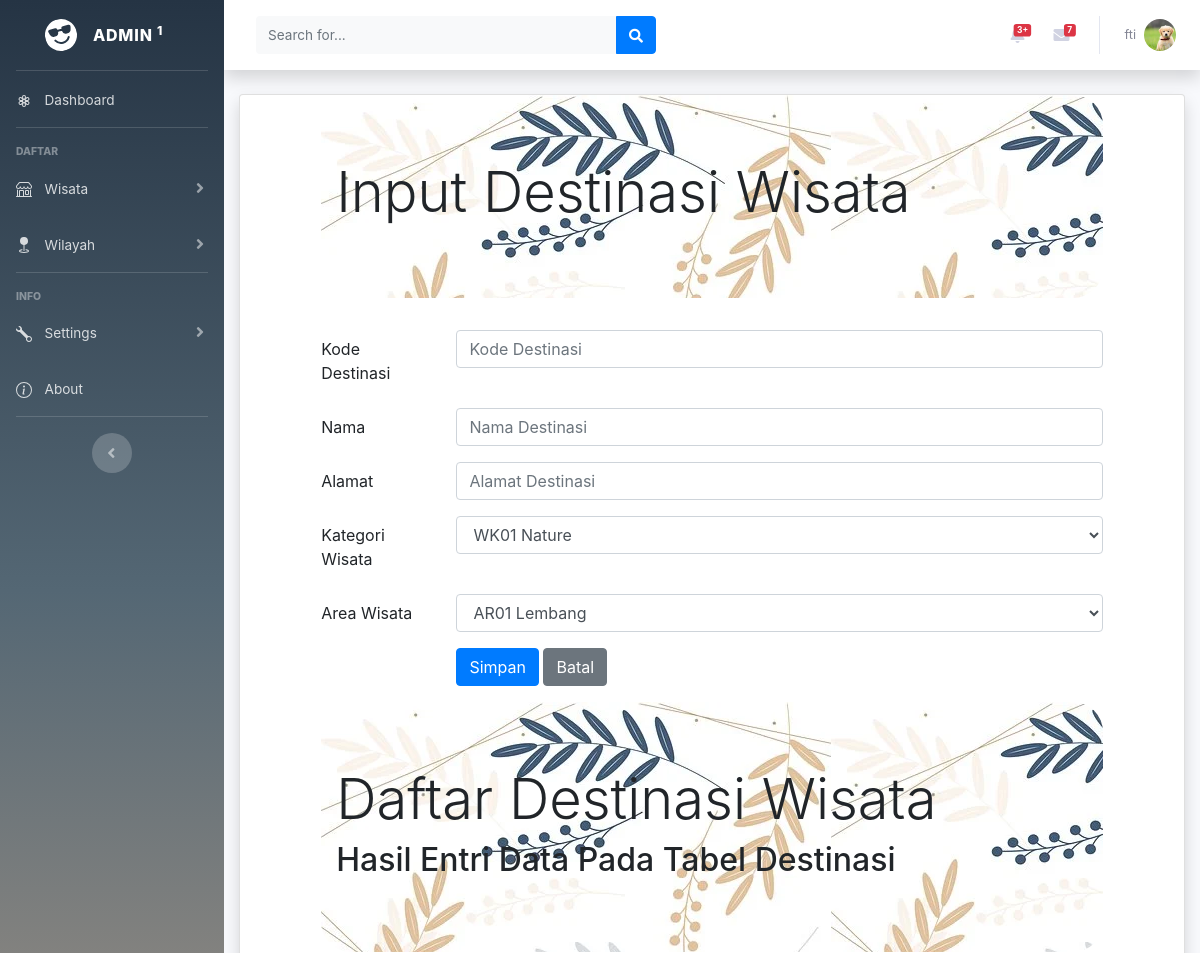
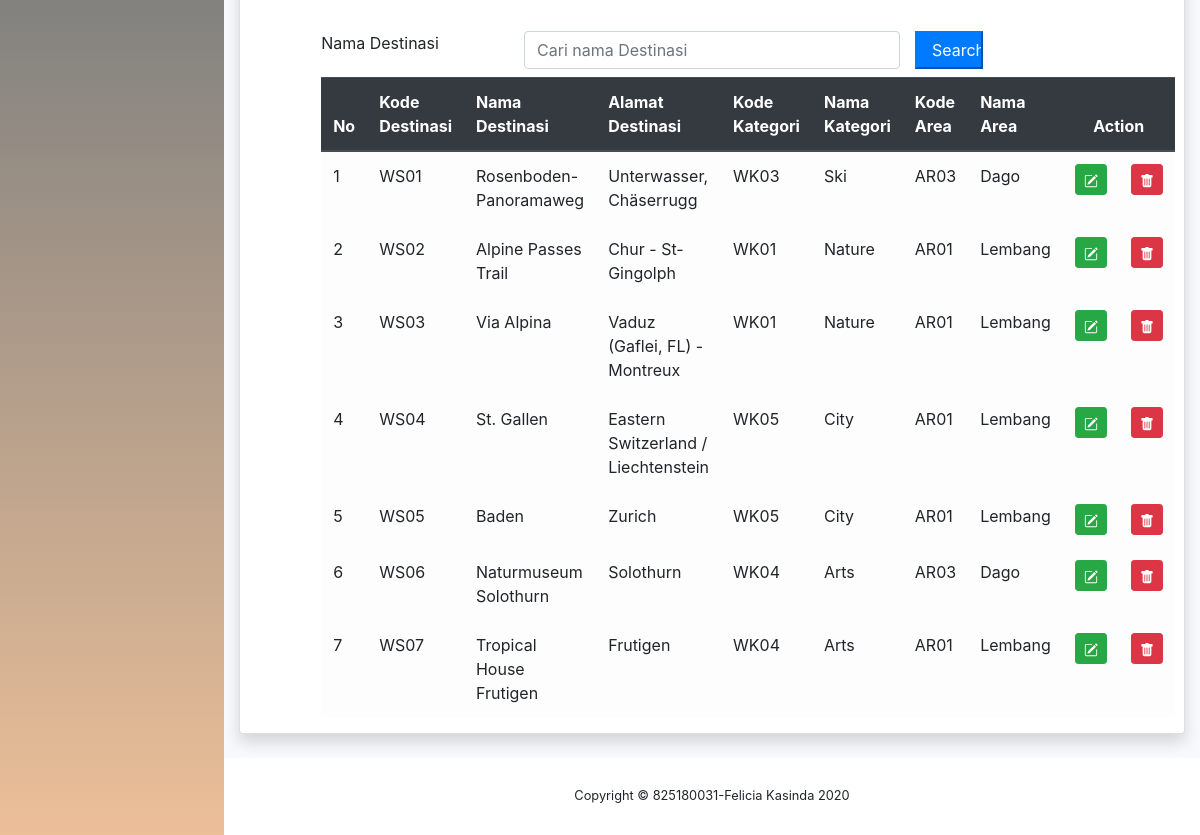
The app's page /DASHBOARD/destinasi.php (signed in) with its own data (2 pictures, top to bottom).
### tables this page shows
CREATE TABLE `destinasi` (
  `destinasiID` char(5) NOT NULL,
  `destinasinama` varchar(35) NOT NULL,
  `destinasialamat` varchar(255) NOT NULL,
  `kategoriID` char(4) NOT NULL,
  `areaID` char(4) NOT NULL
);

CREATE TABLE `kategori` (
  `kategoriID` char(4) NOT NULL,
  `kategorinama` char(30) NOT NULL,
  `kategoriket` varchar(255) NOT NULL,
  `kategorireferensi` char(30) NOT NULL
);

CREATE TABLE `area` (
  `areaID` char(4) NOT NULL,
  `areanama` char(35) NOT NULL,
  `areawilayah` char(35) NOT NULL,
  `areaketerangan` varchar(255) NOT NULL,
  `provinsiID` char(2) NOT NULL
);

### DASHBOARD/destinasi.php (the view, shortened to what this page needs)
<!doctype html>
<html lang="en">
  <head>
  </head>
  <body>
  	<?php include "header.php";?>
  	<div class="container-fluid">
  	<div class="card shadow mb-4">
<?php
  include "includes/config.php";
  		?> <h1>Harus diisi</h1> <?php
  $datakategori = mysqli_query($connection, "SELECT * FROM kategori ORDER BY kategoriID");
  $dataarea = mysqli_query($connection, "SELECT * FROM area ORDER BY areaID");
?>
<html lang="en" >
<head >
	<link rel="stylesheet" type="text/css" href="css/bootstrap.min.css">
	<link rel="stylesheet" type="text/css" href="http://cdnjs.cloudflare.com/ajax/libs/select2/4.0.3/css/select2.min.css">
</head>
	<div class="row">
	<div class="col-sm-1">
    </div>
    <div class="col-sm-10">
    	<div class="jumbotron jumbotron-fluid" style="background: url('img/bck.webp'); border-radius: 30px">
				<div class="container">
					<h1 class="display-4">Input Destinasi Wisata</h1>
				</div>
			</div>
      <form method="POST">
		  <div class="form-group row">
		    <label for="kodedestinasi" class="col-sm-2 col-form-label">Kode Destinasi</label>
		    <div class="col-sm-10">
		      <input type="text" class="form-control" id="kodedestinasi" name="inputkode" placeholder="Kode Destinasi"
		      maxlength="5">
		    </div>
		  </div>
		  <div class="form-group row">
		    <label for="namadestinasi" class="col-sm-2 col-form-label">Nama</label>
		    <div class="col-sm-10">
		      <input type="text" class="form-control" name="inputnama"id="namadestinasi"placeholder="Nama Destinasi">
		    </div>
		  </div>
		  <div class="form-group row">
		    <label for="alamatdestinasi" class="col-sm-2 col-form-label">Alamat</label>
		    <div class="col-sm-10">
		      <input type="text" class="form-control" name="inputalamat"id="alamatdestinasi" placeholder="Alamat Destinasi">
		    </div>
		  </div>
		  <div class="form-group row">
		    <label for="kodekategori" class="col-sm-2 col-form-label">Kategori Wisata</label>
		  <div class="col-sm-10">
		    <select name="kodekategori" class="form-control" id="kodekategori">
			    	<?php while($row = mysqli_fetch_array($datakategori))
			    	{ ?>
				    	<option value="<?php echo $row["kategoriID"]?>">
				    		<?php echo $row["kategoriID"]?>
				    		<?php echo $row["kategorinama"]?>
				    	</option>
			    	<?php } ?>
		    </select>
		    </div>
		  </div>
		  <div class="form-group row">
		    <label for="kodearea" class="col-sm-2 col-form-label">Area Wisata</label>
		  <div class="col-sm-10">
		    <select name ="kodearea" class="form-control" id="kodearea">
		    	<?php while($row = mysqli_fetch_array($dataarea))
		    	{ ?>
			    	<option value="<?php echo $row["areaID"]?>">
			    		<?php echo $row["areaID"]?>
			    		<?php echo $row["areanama"]?>
			    	</option>
		    	<?php } ?>
		    </select>
		    </div>
		  </div>
		  <div class="form-group row">
		    <div class="col-sm-2">
		    </div>
		    <div class="col-sm-10">
		 <input type="submit" class="btn btn-primary" value="Simpan" name="Simpan">
		 <input type="reset" class="btn btn-secondary" value="Batal" name="Batal">
		    </div>
		  </div>
</div>
</div>
	<div class="row">
		<div class="col-sm-1"></div>
		<div class="col-sm-10">
			<div class="jumbotron jumbotron-fluid" style="background: url('img/bck.webp'); border-radius: 30px">
				<div class="container">
					<h1 class="display-4">Daftar Destinasi Wisata</h1>
					<h2>Hasil Entri Data Pada Tabel Destinasi</h2>
				</div>
			</div>
			<form method="POST">
				<div class="form-group row mb-2">
					<label for="search" class="col-sm-3">Nama Destinasi</label>
					<div class="col-sm-6">
						<input type="text" name="search" class="form-control" id="search" placeholder="Cari nama Destinasi" value="<?php if(isset($_POST['search'])) {echo $_POST['search'];}?>">
					</div>
					<input type="submit" name="kirim" class="col-sm-1 btn-primary" value="Search">
				</div>
			</form>
			<table class="table table-hover table-light">
				<thead class="thead-dark">
					<tr>
						<th>No</th>
						<th>Kode Destinasi</th>
						<th>Nama Destinasi</th>
						<th>Alamat Destinasi</th>
						<th>Kode Kategori</th>
						<th>Nama Kategori</th>
						<th>Kode Area</th>
						<th>Nama Area</th>
						<th colspan="2" style="text-align: center">Action</th>
					</tr>
				</thead>
				<tbody>
					<?php
					if (isset($_POST["kirim"]))
					{
						$search = $_POST['search'];
						$query = mysqli_query($connection, "SELECT destinasi.*, kategori.*, area.* FROM destinasi JOIN kategori USING(kategoriID) JOIN area USING(areaID) WHERE
							destinasinama LIKE '%".$search."%'
							OR destinasialamat LIKE '%".$search."%'
							OR destinasi.areaID LIKE '%".$search."%'
							OR destinasiID LIKE '%".$search."%'
							OR destinasi.kategoriID LIKE '%".$search."%'
							OR area.areanama LIKE '%".$search."%'
							OR kategori.kategorinama LIKE '%".$search."%'");
					} else
					{
						$query = mysqli_query($connection, "SELECT destinasi.*, kategori.*, area.* FROM destinasi JOIN kategori USING(kategoriID) JOIN area USING(areaID) ORDER BY destinasiID");
					}
						$nomor = 1;
						while ($row = mysqli_fetch_array($query))
						{ ?>
							<tr>
								<td><?php echo $nomor;?></td>
								<td><?php echo $row['destinasiID'];?></td>
								<td><?php echo $row['destinasinama'];?></td>
								<td><?php echo $row['destinasialamat'];?></td>
								<td><?php echo $row['kategoriID'];?></td>
								<td><?php echo $row['kategorinama'];?></td>
								<td><?php echo $row['areaID'];?></td>
								<td><?php echo $row['areanama'];?></td>
								<td>
									<center><a href="destinasiEdit.php?edit=<?php echo $row["destinasiID"]?>" class="btn btn-success btn-sm" title="Edit">
									</a>
								</td>
								<td>
									<center><a href="destinasiHapus.php?hapus=<?php echo $row["destinasiID"]?>" class="btn btn-danger btn-sm" title="Delete">
									</a>
								</td>
							</tr>
							<?php $nomor = $nomor + 1; ?>
						<?php }
					?>
				</tbody>
			</table>
		</div>
		<div class="col-sm-1"></div>
	</div>
</div>
</div>
<?php include "footer.php";?>
</html>

### DASHBOARD/header.php (shortened to what this page needs)
<head>
    <link rel="stylesheet" href="https://stackpath.bootstrapcdn.com/bootstrap/4.5.2/css/bootstrap.min.css">
    <link href="vendor/fontawesome-free/css/all.min.css" rel="stylesheet" type="text/css">
    <link href="css/sb-admin-2.min.css" rel="stylesheet">
    <link href="vendor/datatables/dataTables.bootstrap4.min.css" rel="stylesheet">
</head>
<?php
include "includes/config.php";
?>
<body id="page-top">
    <div id="wrapper">
        <ul class="navbar-nav  sidebar sidebar-dark accordion" id="accordionSidebar" style="background: rgb(37,52,68);background: linear-gradient(180deg, rgba(37,52,68,1) 0%, rgba(84,103,116,1) 33%, rgba(236,191,152,1) 100%);;">
            <a class="sidebar-brand d-flex align-items-center justify-content-center" href="index.php">
                <div class="sidebar-brand-icon rotate-n-15">
                </div>
                <div class="sidebar-brand-text mx-3">Admin <sup>1</sup></div>
            </a>
            <hr class="sidebar-divider my-0">
            <li class="nav-item">
                <a class="nav-link" href="index.php">
                    <span style="margin-left: 8px">Dashboard</span></a>
            </li>
            <hr class="sidebar-divider">
            <div class="sidebar-heading">
                Daftar
            </div>
            <li class="nav-item">
                <a class="nav-link collapsed" href="#" data-toggle="collapse" data-target="#collapseTwo"
                    aria-expanded="true" aria-controls="collapseTwo">
                    <span style="margin-left: 8px">Wisata</span>
                </a>
            </li>
            <li class="nav-item">
                <a class="nav-link collapsed" href="#" data-toggle="collapse" data-target="#collapseUtilities"
                    aria-expanded="true" aria-controls="collapseUtilities">
                    <span style="margin-left: 8px">Wilayah</span>
                </a>
            </li>
            <hr class="sidebar-divider">
            <div class="sidebar-heading">
                INFO
            </div>
            <li class="nav-item">
                <a class="nav-link collapsed" href="#" data-toggle="collapse" data-target="#collapsePages"
                    aria-expanded="true" aria-controls="collapsePages">
                    <span style="margin-left: 8px">Settings</span>
                </a>
            </li>
            <li class="nav-item">
                <a class="nav-link" href="about.php">
                    <span style="margin-left: 8px">About</span></a>
            </li>
            <hr class="sidebar-divider d-none d-md-block">
            <div class="text-center d-none d-md-inline">
                <button class="rounded-circle border-0" id="sidebarToggle"></button>
            </div>
        </ul>
        <div id="content-wrapper" class="d-flex flex-column">
            <div id="content">
                <nav class="navbar navbar-expand navbar-light bg-white topbar mb-4 static-top shadow" >
                    <form
                        class="d-none d-sm-inline-block form-inline mr-auto ml-md-3 my-2 my-md-0 mw-100 navbar-search">
                        <div class="input-group">
                            <input type="text" class="form-control bg-light border-0 small" placeholder="Search for..."
                                aria-label="Search" aria-describedby="basic-addon2">
                            <div class="input-group-append">
                                <button class="btn btn-primary" type="button">
                                    <i class="fas fa-search fa-sm"></i>
                                </button>
                            </div>
                        </div>
                    </form>
                    <ul class="navbar-nav ml-auto">
                        <li class="nav-item dropdown no-arrow mx-1">
                            <a class="nav-link dropdown-toggle" href="#" id="alertsDropdown" role="button"
                                data-toggle="dropdown" aria-haspopup="true" aria-expanded="false">
                                <span class="badge badge-danger badge-counter">3+</span>
                            </a>
                        </li>
                        <li class="nav-item dropdown no-arrow mx-1">
                            <a class="nav-link dropdown-toggle" href="#" id="messagesDropdown" role="button"
                                data-toggle="dropdown" aria-haspopup="true" aria-expanded="false">
                                <i class="fas fa-envelope fa-fw"></i>
                                <span class="badge badge-danger badge-counter">7</span>
                            </a>
                        </li>
                        <?php
                            $profile = $_SESSION['emailuser'];
                            $profilenama = mysqli_query($connection, "SELECT * FROM admin WHERE adminemail = '$profile'");
                            $row = mysqli_fetch_array($profilenama);
                        ?>
                        <li class="nav-item dropdown no-arrow">
                            <a class="nav-link dropdown-toggle" href="#" id="userDropdown" role="button"
                                data-toggle="dropdown" aria-haspopup="true" aria-expanded="false">
                                <span class="mr-2 d-none d-lg-inline text-gray-600 small"> <?php echo $row['adminnama']?></span>
                                <img class="img-profile rounded-circle"
                                    src="img/profile.jpg">
                            </a>
                        </li>
                    </ul>
                </nav>

### records on screen
destinasi: destinasiID "WS01", destinasinama "Rosenboden-Panoramaweg", destinasialamat "Unterwasser, Chäserrugg", kategoriID.kategoriID "WK03", kategoriID.kategorinama "Ski", areaID.areaID "AR03", areaID.areanama "Dago"
destinasi: destinasiID "WS02", destinasinama "Alpine Passes Trail", destinasialamat "Chur - St-Gingolph", kategoriID.kategoriID "WK01", kategoriID.kategorinama "Nature", areaID.areaID "AR01", areaID.areanama "Lembang"
destinasi: destinasiID "WS03", destinasinama "Via Alpina", destinasialamat "Vaduz (Gaflei, FL) - Montreux", kategoriID.kategoriID "WK01", kategoriID.kategorinama "Nature", areaID.areaID "AR01", areaID.areanama "Lembang"
destinasi: destinasiID "WS04", destinasinama "St. Gallen", destinasialamat "Eastern Switzerland / Liechtenstein", kategoriID.kategoriID "WK05", kategoriID.kategorinama "City", areaID.areaID "AR01", areaID.areanama "Lembang"
destinasi: destinasiID "WS05", destinasinama "Baden", destinasialamat "Zurich", kategoriID.kategoriID "WK05", kategoriID.kategorinama "City", areaID.areaID "AR01", areaID.areanama "Lembang"
destinasi: destinasiID "WS06", destinasinama "Naturmuseum Solothurn", destinasialamat "Solothurn", kategoriID.kategoriID "WK04", kategoriID.kategorinama "Arts", areaID.areaID "AR03", areaID.areanama "Dago"
destinasi: destinasiID "WS07", destinasinama "Tropical House Frutigen", destinasialamat "Frutigen", kategoriID.kategoriID "WK04", kategoriID.kategorinama "Arts", areaID.areaID "AR01", areaID.areanama "Lembang"

### other values on screen
$row['adminnama'] "fti"
form field kodekategori "WK01 Nature"
form field kodearea "AR01 Lembang"
